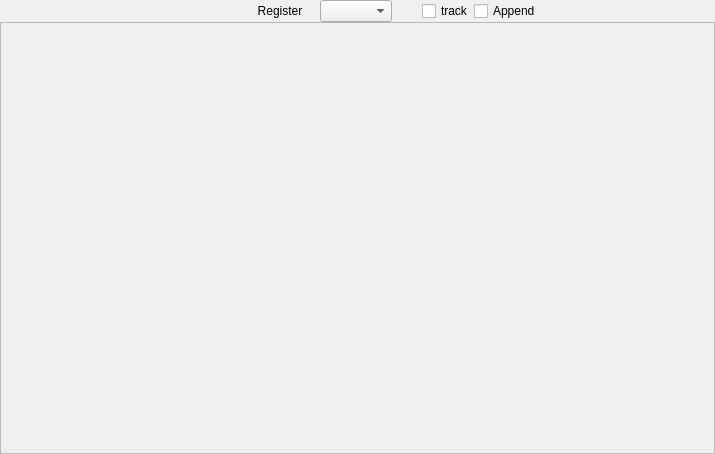
<?xml version="1.0" encoding="UTF-8"?>
<ui version="4.0">
 <comment>
  * Released as open source by Gabriel Caudrelier
  *
  * Developed by Gabriel Caudrelier, gabriel dot caudrelier at gmail dot com
  *
  * https://github.com/metrodango/pip3line
  *
  * Released under BSD 3-Clause see LICENSE for more information
</comment>
 <class>TransformsGui</class>
 <widget class="QWidget" name="TransformsGui">
  <property name="geometry">
   <rect>
    <x>0</x>
    <y>0</y>
    <width>715</width>
    <height>454</height>
   </rect>
  </property>
  <property name="windowTitle">
   <string>Form</string>
  </property>
  <layout class="QVBoxLayout" name="verticalLayout">
   <property name="spacing">
    <number>0</number>
   </property>
   <property name="leftMargin">
    <number>0</number>
   </property>
   <property name="topMargin">
    <number>0</number>
   </property>
   <property name="rightMargin">
    <number>0</number>
   </property>
   <property name="bottomMargin">
    <number>0</number>
   </property>
   <item>
    <widget class="QWidget" name="toolBarWidget" native="true">
     <property name="autoFillBackground">
      <bool>true</bool>
     </property>
     <property name="styleSheet">
      <string notr="true"/>
     </property>
     <layout class="QHBoxLayout" name="toolbarLayout">
      <property name="spacing">
       <number>0</number>
      </property>
      <property name="leftMargin">
       <number>0</number>
      </property>
      <property name="topMargin">
       <number>0</number>
      </property>
      <property name="rightMargin">
       <number>0</number>
      </property>
      <property name="bottomMargin">
       <number>0</number>
      </property>
      <item>
       <widget class="QPushButton" name="loadPushButton">
        <property name="maximumSize">
         <size>
          <width>30</width>
          <height>16777215</height>
         </size>
        </property>
        <property name="toolTip">
         <string>Load chain from xml</string>
        </property>
        <property name="text">
         <string/>
        </property>
        <property name="icon">
         <iconset resource="../gui_res.qrc">
          <normaloff>:/Images/icons/document-open-8.png</normaloff>:/Images/icons/document-open-8.png</iconset>
        </property>
        <property name="flat">
         <bool>true</bool>
        </property>
       </widget>
      </item>
      <item>
       <widget class="QPushButton" name="savePushButton">
        <property name="maximumSize">
         <size>
          <width>30</width>
          <height>16777215</height>
         </size>
        </property>
        <property name="toolTip">
         <string>Save chain to XML</string>
        </property>
        <property name="text">
         <string/>
        </property>
        <property name="icon">
         <iconset resource="../gui_res.qrc">
          <normaloff>:/Images/icons/document-save-5.png</normaloff>:/Images/icons/document-save-5.png</iconset>
        </property>
        <property name="flat">
         <bool>true</bool>
        </property>
       </widget>
      </item>
      <item>
       <widget class="QPushButton" name="massProcessingPushButton">
        <property name="maximumSize">
         <size>
          <width>30</width>
          <height>16777215</height>
         </size>
        </property>
        <property name="toolTip">
         <string>Launch mass processing dialog</string>
        </property>
        <property name="text">
         <string/>
        </property>
        <property name="icon">
         <iconset resource="../gui_res.qrc">
          <normaloff>:/Images/icons/application-x-executable.png</normaloff>:/Images/icons/application-x-executable.png</iconset>
        </property>
        <property name="flat">
         <bool>true</bool>
        </property>
       </widget>
      </item>
      <item>
       <spacer name="horizontalSpacer_2">
        <property name="orientation">
         <enum>Qt::Horizontal</enum>
        </property>
        <property name="sizeHint" stdset="0">
         <size>
          <width>40</width>
          <height>20</height>
         </size>
        </property>
       </spacer>
      </item>
      <item>
       <widget class="QPushButton" name="registerPushButton">
        <property name="toolTip">
         <string>Register this chain as a global transformation. Category &quot;User&quot;</string>
        </property>
        <property name="text">
         <string>Register</string>
        </property>
        <property name="flat">
         <bool>true</bool>
        </property>
       </widget>
      </item>
      <item>
       <widget class="QComboBox" name="savedComboBox">
        <property name="sizeAdjustPolicy">
         <enum>QComboBox::AdjustToContents</enum>
        </property>
       </widget>
      </item>
      <item>
       <widget class="QPushButton" name="autoCopyLastPushButton">
        <property name="maximumSize">
         <size>
          <width>30</width>
          <height>16777215</height>
         </size>
        </property>
        <property name="toolTip">
         <string>&lt;html&gt;&lt;head/&gt;&lt;body&gt;&lt;p&gt;Enable/disable auto copy to clipboard of the last block of text&lt;/p&gt;&lt;/body&gt;&lt;/html&gt;</string>
        </property>
        <property name="text">
         <string/>
        </property>
        <property name="icon">
         <iconset resource="../gui_res.qrc">
          <normaloff>:/Images/icons/edit-copy-4.png</normaloff>:/Images/icons/edit-copy-4.png</iconset>
        </property>
        <property name="checkable">
         <bool>true</bool>
        </property>
        <property name="flat">
         <bool>true</bool>
        </property>
       </widget>
      </item>
      <item>
       <widget class="QCheckBox" name="trackChangesCheckBox">
        <property name="toolTip">
         <string>Highlight changes whenever a modification occurs. Only applies to hex view.</string>
        </property>
        <property name="statusTip">
         <string>show changes between blocks</string>
        </property>
        <property name="text">
         <string>track</string>
        </property>
       </widget>
      </item>
      <item>
       <widget class="QCheckBox" name="appendCheckBox">
        <property name="toolTip">
         <string>Append any incoming data instead of replacing the data</string>
        </property>
        <property name="text">
         <string>Append</string>
        </property>
       </widget>
      </item>
      <item>
       <spacer name="horizontalSpacer">
        <property name="orientation">
         <enum>Qt::Horizontal</enum>
        </property>
        <property name="sizeHint" stdset="0">
         <size>
          <width>40</width>
          <height>20</height>
         </size>
        </property>
       </spacer>
      </item>
      <item>
       <widget class="QPushButton" name="resetPushButton">
        <property name="maximumSize">
         <size>
          <width>25</width>
          <height>16777215</height>
         </size>
        </property>
        <property name="toolTip">
         <string>Reset the entire chain</string>
        </property>
        <property name="text">
         <string/>
        </property>
        <property name="icon">
         <iconset resource="../gui_res.qrc">
          <normaloff>:/Images/icons/dialog-cancel-3.png</normaloff>:/Images/icons/dialog-cancel-3.png</iconset>
        </property>
        <property name="flat">
         <bool>true</bool>
        </property>
       </widget>
      </item>
     </layout>
    </widget>
   </item>
   <item>
    <widget class="QScrollArea" name="mainScrollArea">
     <property name="widgetResizable">
      <bool>true</bool>
     </property>
     <widget class="QWidget" name="scrollAreaWidgetContents">
      <property name="geometry">
       <rect>
        <x>0</x>
        <y>0</y>
        <width>713</width>
        <height>422</height>
       </rect>
      </property>
      <layout class="QVBoxLayout" name="mainLayout">
       <property name="spacing">
        <number>0</number>
       </property>
       <property name="leftMargin">
        <number>0</number>
       </property>
       <property name="topMargin">
        <number>0</number>
       </property>
       <property name="rightMargin">
        <number>0</number>
       </property>
       <property name="bottomMargin">
        <number>0</number>
       </property>
      </layout>
     </widget>
    </widget>
   </item>
  </layout>
 </widget>
 <resources>
  <include location="../gui_res.qrc"/>
 </resources>
 <connections/>
</ui>
